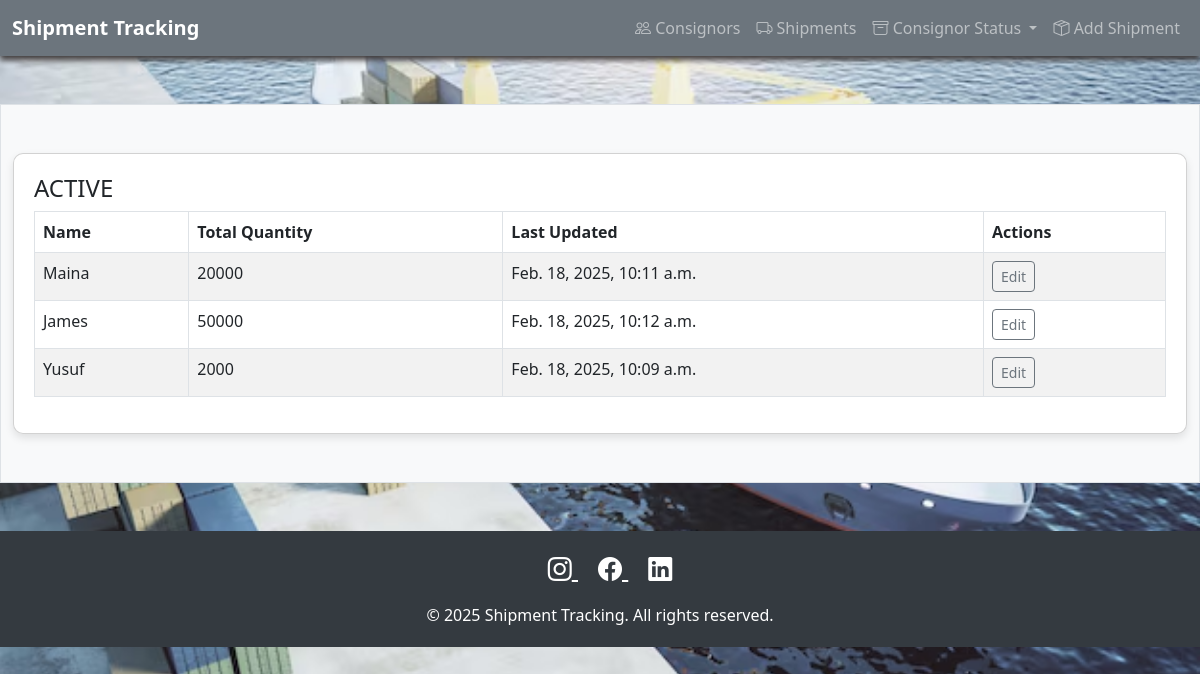
/consignors/, run on the app's committed database.
### ShipmentApp/models.py (models this page shows, shortened)
class Consignor(models.Model):
    name = models.CharField(max_length=50)
    ticket_number = models.CharField(max_length=50, unique=True, blank=True)  # Unique ticket number
    is_active = models.BooleanField(default=False)
    total_quantity = models.IntegerField(default=0)
    updated_at = models.DateTimeField(auto_now=True)

### ShipmentApp/views.py (the view)
# urls.py: path('consignors/', views.active_consignors, name='active_consignors'),
def active_consignors(request):
    active_consignors = Consignor.objects.filter(is_active=True)
    return render(request, 'active_consignors.html', {'active_consignors': active_consignors})

### Template/active_consignors.html (shortened to what this page needs)
{% extends 'base.html' %}
{% block content %}
<h4>ACTIVE</h4>
<table class="table table-bordered table-striped">
    <thead>
        <tr>
            <th>Name</th>
            <th>Total Quantity</th>
            <th>Last Updated</th>
            <th>Actions</th>
        </tr>
    </thead>
    <tbody>
        {% for consignor in active_consignors %}
        <tr>
            <td>{{ consignor.name }}</td>
            <td>{{ consignor.total_quantity }}</td>
            <td>{{ consignor.updated_at }}</td>
            <td>
                <a href="{% url 'consignor_edit' consignor.id %}" class="btn btn-sm btn-outline-secondary">Edit</a>
            </td>
        </tr>
        {% endfor %}
    </tbody>
</table>
{% endblock %}

### Template/base.html (style rules this page uses)
body, html { height: 100%; margin: 0; }

### data on the page
Consignor: name "Maina", total_quantity "20000", updated_at "Feb. 18, 2025, 10:11 a.m."
Consignor: name "James", total_quantity "50000", updated_at "Feb. 18, 2025, 10:12 a.m."
Consignor: name "Yusuf", total_quantity "2000", updated_at "Feb. 18, 2025, 10:09 a.m."
